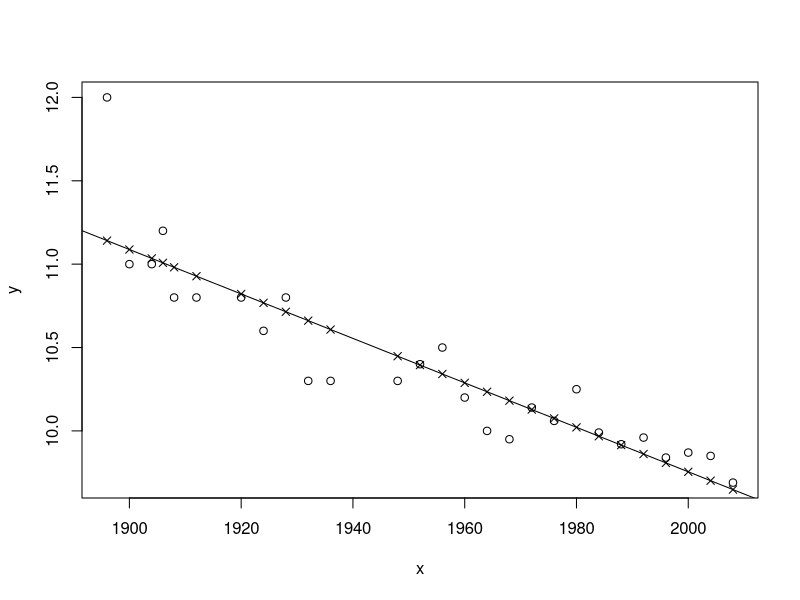
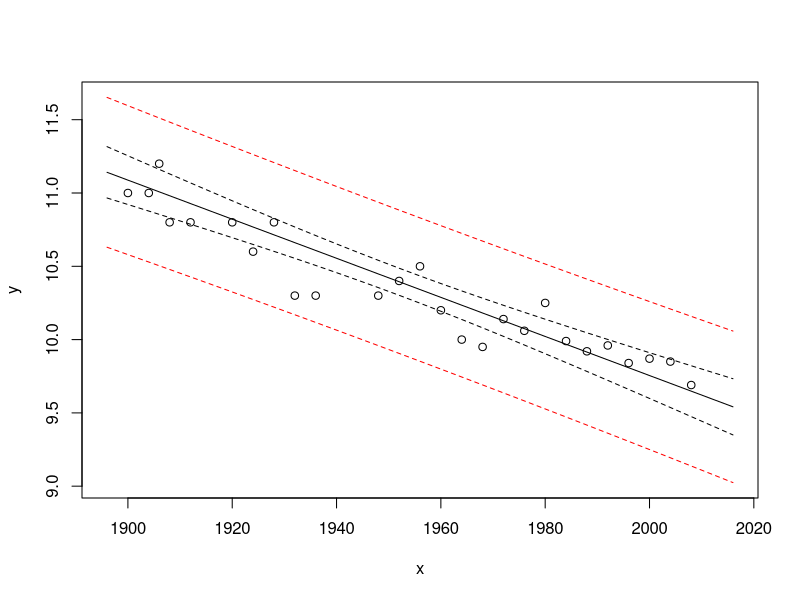
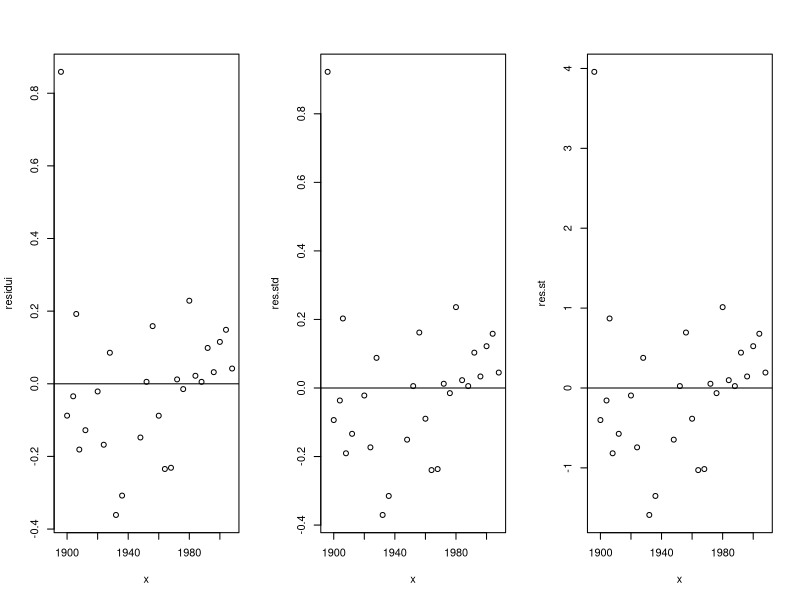
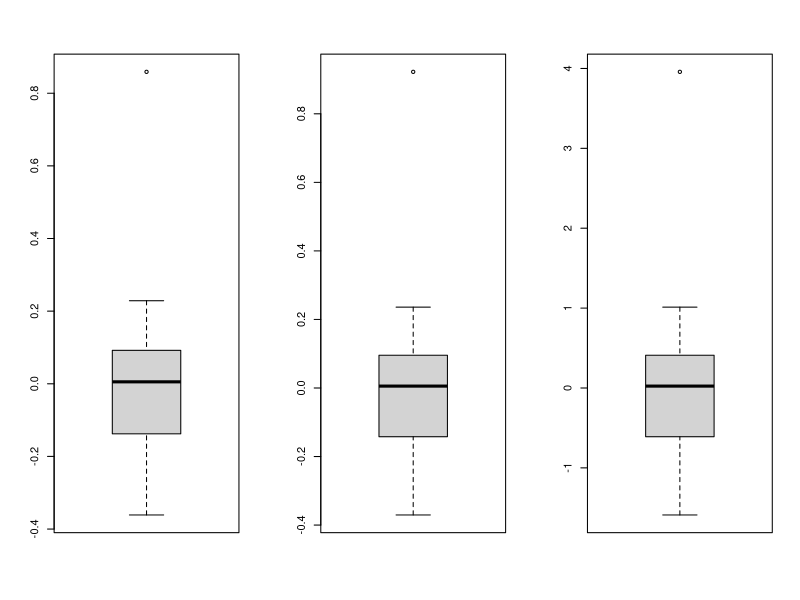
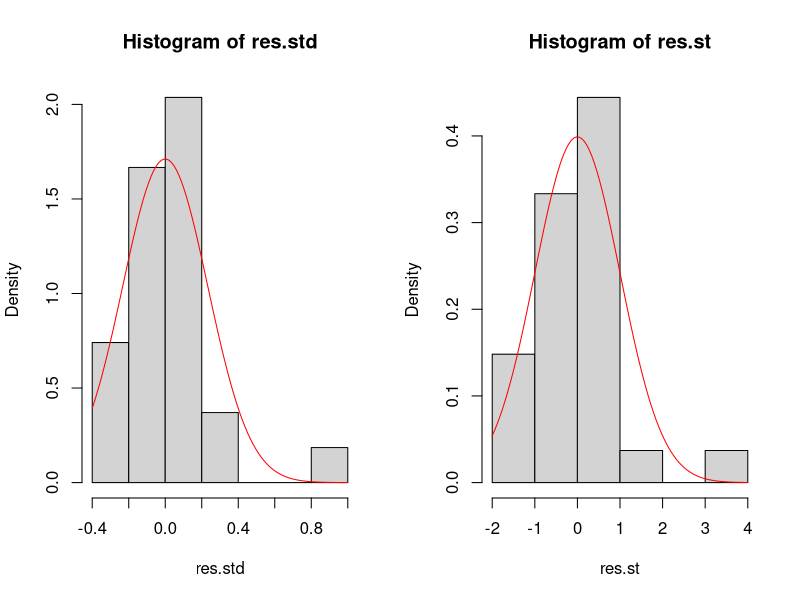
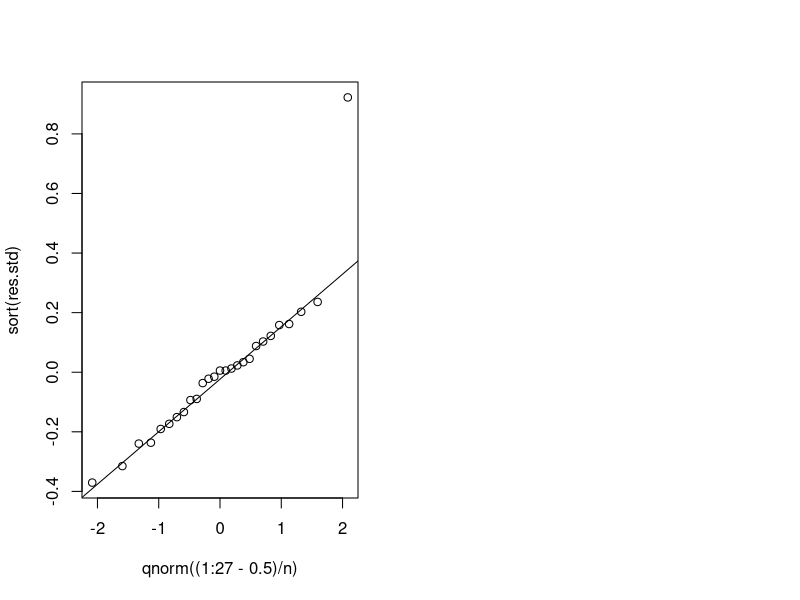
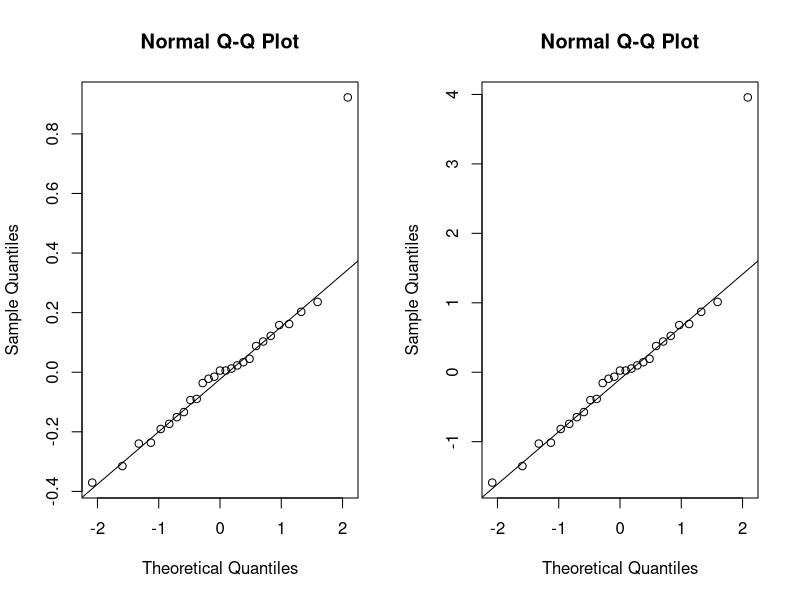
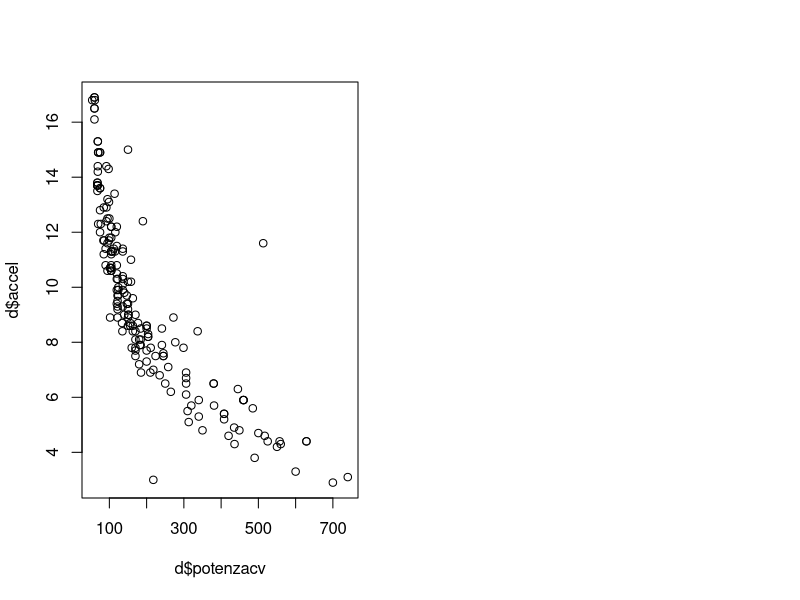

These figures' R source, in order: (Note: this script raises an error after producing the figures.)

##################################################################################

#1. La regressione semplice

##################################################################################

# Il file 'olimpiadi100m' contiene i tempi di percorrenza dei 100m dei vincitori
# di medaglie d'oro nelle olimpiadi dal 1896 al 2008

#Acquisizione dei dati
d=read.table(file = "olimpiadi100m.csv", sep = ",", header = TRUE)
is(d)
head(d)

#Studiamo la relazione esistente tra il tempo di percorrenza e l'anno
x = d$Anno
y = d$Risultato
x
y
n = length(x)   
n
#diagramma di dispersione
plot(x, y)      

#### stime dei minimi quadrati dei coefficienti 
#stima del coefficiente angolare 
beta2.stima = (sum(x * y)/n - mean(x) * mean(y))/(mean(x^2) - mean(x)^2)
beta2.stima = cov(x, y)/var(x)
beta2.stima

#sima dell'intercetta
beta1.stima = mean(y) - beta2.stima * mean(x)
beta1.stima

#retta stimata con abline()
#visualizziamo l'help 
?abline

abline(beta1.stima, beta2.stima)


#Otteniamo i valori teorici
y.teorici = beta1.stima + beta2.stima * x

#aggiungiamo i valori teorici sul grafico
points(x, y.teorici, pch = 4)

#otteniamo i residui del modello
residui = y - y.teorici

#proprietà algebriche
sum(residui)
sum(residui * x)
sum(residui * y.teorici)

#Scomposizione della devianza

#devianza totale
devtot = sum((y - mean(y))^2)
#devianza spiegata 
devsp = sum((y.teorici - mean(y))^2)
#devianza residua
devres = sum((y - y.teorici)^2)

devsp + devres

#coefficiente di determinazione R2

R2 = 1 - devres/devtot
R2

#oppure
devsp/devtot


#Stima della varianza della distribuzione degli errori

sigma2.stima = sum(residui^2)/n

#stima non distorta

s2 = sigma2.stima * n/(n - 2)

#Stime delle varianze degli stimatori 

var.beta2.stima = s2/sum((x - mean(x))^2)

var.beta1.stima = s2 * (1/n + mean(x)^2/sum((x - mean(x))^2))


###IC per beta2 al 95% 

beta2.inf = beta2.stima - qt(0.975, df = n - 2) * sqrt(var.beta2.stima)
beta2.sup = beta2.stima + qt(0.975, df = n - 2) * sqrt(var.beta2.stima)

c(beta2.inf,beta2.sup)

# lo stesso intervallo si ottiene anche con:
beta2.ic2 = beta2.stima + c(-1, 1) * qt(0.975, df = n - 2) * sqrt(var.beta2.stima)
beta2.ic3 = beta2.stima + qt(c(0.025, 0.975), df = n - 2) * sqrt(var.beta2.stima)
beta2.ic2
beta2.ic3

##Verifica dell'ipotesi di nullità di beta2

t2 = beta2.stima/sqrt(var.beta2.stima)

# valore p 

alfaoss = 2 * (1 - pt(abs(t2), n - 2))

#Calcoliamo la previsione per la successiva olimpiade (2012)

t.2012 = beta1.stima + beta2.stima * 2012
t.2012

#intervallo di confidenza al 95% per la stima di E(Y|X=2012)

t.2012.ic = t.2012 + c(-1, 1) * qt(0.975, n - 2) * 
  sqrt(s2 * (1/n + (2012-mean(x))^2/sum((x - mean(x))^2)))
t.2012.ic

#intervallo di previsione al 95% per Y0=Y|X=2012

t.2012.iprev = t.2012 + c(-1, 1) * qt(0.975, n - 2) * 
  sqrt(s2 * (1 + 1/n + (2012 - mean(x))^2/sum((x - mean(x))^2)))
t.2012.iprev


###########################################################################

##2. La regressione semplice con la funzione lm()

###########################################################################

#Utilizziamo la funzione lm()
?lm
fit = lm(y ~ x) 
fit

fit$coefficients
fit$residuals
fit$fitted.values

#oppure
coef(fit)
resid(fit)
fitted(fit)

summary(fit)

#memorizziamo il risultato di summary()
fit.sum = summary(fit)
names(fit.sum)

fit.sum$coefficients
#l'errore standard di beta2.stima è
fit.sum$coefficients[2, 2]

#R^2
fit.sum$r.squared


#Intervalli di confidenza per i parametri

help(confint)

#default: 95%
confint(fit)

#IC di livello 0.99
confint(fit, "x", level = 0.99)
confint(fit, "(Intercept)", level = 0.99)

#Previsioni in corrispondenza a arbitrari valori di x
help(predict.lm)

#default: valori teorici
predict(fit)   
predict(fit, se.fit = TRUE)
predict(fit, se.fit = FALSE, interval = "confidence", level = 0.95)

#Definiamo un nuovo data frame
dati.nuovi = data.frame(x = seq(1896, 2016, by = 4))
dati.nuovi

#IC per E(Y|X=x)
#default level is .95
prev.ic = predict(fit, newdata = dati.nuovi, interval = "confidence")
prev.ic

#Int. previsione per Y0=(Y|X=x)
prev.iprev = predict(fit, newdata = dati.nuovi, interval = "prediction")
prev.iprev

## diagramma di dispersione
plot(x, y, xlim = range(dati.nuovi$x), ylim = range(prev.iprev))
matlines(dati.nuovi$x, prev.ic, lty = c(1, 2, 2), col = "black")
#prev.iprev[, -1] esclude la colonna 'fit'
matlines(dati.nuovi$x, prev.iprev[, -1], lty = c(2, 2), col = "red")



#########################################################################

## 3.Analisi dei residui

##########################################################################

#visualizziamo l'oggetto 'residui'
residui

#residui standardizzati
res.std=residui/sqrt((1-1/n-(x-mean(x))^2/sum((x-mean(x))^2)))
res.std

##residui studentizzati
res.st=residui/sqrt(s2*(1-1/n-(x-mean(x))^2/sum((x-mean(x))^2)))
res.st
#o utilizzando la funzione rstandard()
res.st=rstandard(fit)
res.st


#diagramma di dispersione dei residui
par(mfrow=c(1,3))

plot(x,residui)
abline(h=0)
plot(x,res.std)
abline(h=0)
plot(x,res.st)
abline(h=0)

#boxplot dei residui

par(mfrow=c(1,3))

boxplot(residui)
boxplot(res.std)
boxplot(res.st)


#dENSITà-ISTOGRAMMA
par(mfrow=c(1,2))
hist(res.std,freq=FALSE)
curve(dnorm(x,0,sd=sqrt(s2)),add=TRUE,col="red")
hist(res.st,freq=FALSE)
curve(dnorm(x,0,sd=1),add=TRUE,col="red")


#diagramma dei quantili osservati contro i quantili teorici
plot(qnorm((1:27-.5)/n),sort(res.std))
xcord<-qnorm(c(0.25,0.75))
ycord<-quantile(res.std,c(0.25,0.75))
slope <- diff(ycord)/diff(xcord)
int <- ycord[1] - slope * xcord[1]
abline(int,slope)

#usiamo le funzioni qqnorm() e qqline()

par(mfrow=c(1,2))
qqnorm(res.std)
qqline(res.std)

qqnorm(res.st)
qqline(res.st)



####################################
# Dati sulle automobili
#####################################

d=read.table(file="auto.csv",sep="\t",dec=",")
dim(d)
head(d)

plot(d$potenzacv,d$accel)
identify(d$potenzacv,d$accel,row.names(d))


#modello lineare

fit0=lm(accel~potenzacv,data=d)
summary(fit0)


#Grafici residui

#residui studentizzati 
residui=rstandard(fit0)
par(mfrow=c(1,2))

#Grafico dei residui contro i valori teorici
plot(fitted(fit0),residui)
abline(h=0)

#Nornal Q-Q plot
qqnorm(residui)
qqline(residui)


#oppure chiamando plot() con argomento l'0ggetto lm

par(mfrow=c(1,2))
plot(fit0, which=c(1,2))


#Applichiamo diverse trasformazioni alla variabile esplicativa

plot(log(d$potenzacv),d$accel)
cor(log(d$potenzacv),d$accel)

plot(sqrt(d$potenzacv),d$accel)
cor(sqrt(d$potenzacv),d$accel)

plot(1/(d$potenzacv),d$accel)
cor(1/(d$potenzacv),d$accel)

plot(1/sqrt(d$potenzacv),d$accel)
cor(1/sqrt(d$potenzacv),d$accel)


#Analizziamo i quattro modelli

fitlog=lm(accel~log(potenzacv),data=d)

fitsqrt=lm(accel~sqrt(potenzacv),data=d)

fitrec=lm(accel~I(1/(potenzacv)),data=d)

fitrecsqrt=lm(accel~I(1/sqrt(potenzacv)),data=d)


#Analisi dei residui 
par(mfrow=c(1,2))
#modello 1
plot(fitlog,which=c(1,2))
#modello 2
plot(fitsqrt,which=c(1,2))
#modello 3
plot(fitrec,which=c(1,2))
#modello 4
plot(fitrecsqrt,which=c(1,2))

summary(fitrecsqrt)

#definiamo un nuovo dataframe
dim(d)
nuovidati=data.frame(potenzacv=seq(min(d$potenzacv),max(d$potenzacv),length=200))


#IC per E(Y|X=x0)
A=predict(fitrecsqrt,newdata=nuovidati,interval="confidence")

#intervallo di previsione per Y0=Y|X=x0
B=predict(fitrecsqrt,newdata=nuovidati,interval="prediction")

#plottiamo dati e intervalli
matplot(nuovidati,cbind(A,B[ ,-1]), lty=c(1,3,3,2,2), type="l", 
        col=c("black","red","red","blue","blue"))
points(d$potenzacv,d$accel)


########################################
# Dati sulla turbina eolica
########################################

turbina=read.table("windmill.dat",sep="",header=TRUE)

#diagramma di dispersione
plot(turbina$wind,turbina$dc)

#stimiamo il modello di regressione lineare

fit=lm(dc ~ wind, data = turbina)
summary(fit)

#estraiamo singole informazioni
summary(fit)$r.squared    
summary(fit)$coefficients  

plot(turbina$wind, turbina$dc)
abline(summary(fit)$coefficients[1,1],
       summary(fit)$coefficients[2,1])

####Procediamo con l'analisi dei residui del modello

res.st=rstandard(fit)
plot(fitted(fit),res.st)
abline(h=0)

fit.rec=lm(dc~I(1/wind),data=turbina)

fit.rad=lm(dc~sqrt(wind),data=turbina)

fit.log=lm(dc~log(wind),data=turbina)

fit.rr=lm(dc~I(1/sqrt(wind)),data=turbina)


# Analisi dei residui dei modelli alternativi 

par(mfrow=c(1,2))

#modello1
plot(fitted(fit.rec),rstandard(fit.rec))
abline(h=0)

qqnorm(r.st)
qqline(r.st)

#modello2
plot(fitted(fit.rad),rstandard(fit.rad))
abline(h=0)

qqnorm(r.st)
qqline(r.st)

#modello3
plot(fitted(fit.log),rstandard(fit.log))
abline(h=0)

qqnorm(r.st)
qqline(r.st)

#modello4
plot(fitted(fit.rr),rstandard(fit.rr))
abline(h=0)

qqnorm(r.st)
qqline(r.st)

summary(fit.rr)

#grafico del modello stimato

par(mfrow=c(1,1))
plot(turbina$wind,turbina$dc)
curve(predict(fit.rr,newdata=data.frame(wind=x)),
      add=TRUE,col=2)